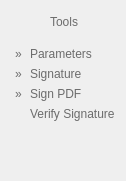
   <widget class="QWidget" name="wdg_submenu_tools" native="true">
    <property name="geometry">
     <rect>
      <x>430</x>
      <y>750</y>
      <width>126</width>
      <height>181</height>
     </rect>
    </property>
    <property name="styleSheet">
     <string notr="true">background-image: url(:/images/Images/submenu_backgrounds/bg_selected_menu_tools.png);</string>
    </property>
    <widget class="QLabel" name="lbl_menuTools">
     <property name="geometry">
      <rect>
       <x>50</x>
       <y>13</y>
       <width>51</width>
       <height>17</height>
      </rect>
     </property>
     <property name="styleSheet">
      <string notr="true">background-image: url(:/images/Images/alpha.png);
color: rgb(108, 108, 108);
font: 10pt &quot;Arial&quot;;</string>
     </property>
     <property name="text">
      <string>Tools</string>
     </property>
    </widget>
    <widget class="QLabel" name="lbl_menuTools_Parameters">
     <property name="geometry">
      <rect>
       <x>30</x>
       <y>45</y>
       <width>81</width>
       <height>17</height>
      </rect>
     </property>
     <property name="styleSheet">
      <string notr="true">background-image: url(:/images/Images/alpha.png);
color: rgb(108, 108, 108);
font: 10pt &quot;Arial&quot;;</string>
     </property>
     <property name="text">
      <string>Parameters</string>
     </property>
    </widget>
    <widget class="QLabel" name="label_9">
     <property name="geometry">
      <rect>
       <x>10</x>
       <y>32</y>
       <width>105</width>
       <height>16</height>
      </rect>
     </property>
     <property name="styleSheet">
      <string notr="true">image: url(:/images/Images/sub_menu_separator.png);
background-image: url(:/images/Images/alpha.png);</string>
     </property>
     <property name="text">
      <string/>
     </property>
    </widget>
    <widget class="QLabel" name="lbl_menuTools_Signature">
     <property name="geometry">
      <rect>
       <x>30</x>
       <y>65</y>
       <width>81</width>
       <height>17</height>
      </rect>
     </property>
     <property name="styleSheet">
      <string notr="true">background-image: url(:/images/Images/alpha.png);
color: rgb(108, 108, 108);
font: 10pt &quot;Arial&quot;;</string>
     </property>
     <property name="text">
      <string>Signature</string>
     </property>
    </widget>
    <widget class="QLabel" name="lbl_menuTools_VerifySignature">
     <property name="geometry">
      <rect>
       <x>30</x>
       <y>105</y>
       <width>131</width>
       <height>17</height>
      </rect>
     </property>
     <property name="styleSheet">
      <string notr="true">background-image: url(:/images/Images/alpha.png);
color: rgb(108, 108, 108);
font: 10pt &quot;Arial&quot;;</string>
     </property>
     <property name="text">
      <string>Verify Signature</string>
     </property>
    </widget>
    <widget class="QLabel" name="lbl_menuCard_Read_7">
     <property name="geometry">
      <rect>
       <x>15</x>
       <y>45</y>
       <width>16</width>
       <height>17</height>
      </rect>
     </property>
     <property name="styleSheet">
      <string notr="true">background-image: url(:/images/Images/alpha.png);
color: rgb(108, 108, 108);
font: 10pt &quot;Arial&quot;;</string>
     </property>
     <property name="text">
      <string>»</string>
     </property>
    </widget>
    <widget class="QLabel" name="lbl_menuCard_Read_8">
     <property name="geometry">
      <rect>
       <x>15</x>
       <y>65</y>
       <width>16</width>
       <height>17</height>
      </rect>
     </property>
     <property name="styleSheet">
      <string notr="true">background-image: url(:/images/Images/alpha.png);
color: rgb(108, 108, 108);
font: 10pt &quot;Arial&quot;;</string>
     </property>
     <property name="text">
      <string>»</string>
     </property>
    </widget>
    <widget class="QLabel" name="lbl_menuCard_Read_9">
     <property name="geometry">
      <rect>
       <x>15</x>
       <y>85</y>
       <width>16</width>
       <height>17</height>
      </rect>
     </property>
     <property name="styleSheet">
      <string notr="true">background-image: url(:/images/Images/alpha.png);
color: rgb(108, 108, 108);
font: 10pt &quot;Arial&quot;;</string>
     </property>
     <property name="text">
      <string>»</string>
     </property>
    </widget>
    <widget class="QLabel" name="lbl_menuTools_PDFSignature">
     <property name="geometry">
      <rect>
       <x>30</x>
       <y>85</y>
       <width>85</width>
       <height>17</height>
      </rect>
     </property>
     <property name="styleSheet">
      <string notr="true">background-image: url(:/images/Images/alpha.png);
color: rgb(108, 108, 108);
font: 10pt &quot;Arial&quot;;</string>
     </property>
     <property name="text">
      <string>Sign PDF</string>
     </property>
    </widget>
   </widget>
